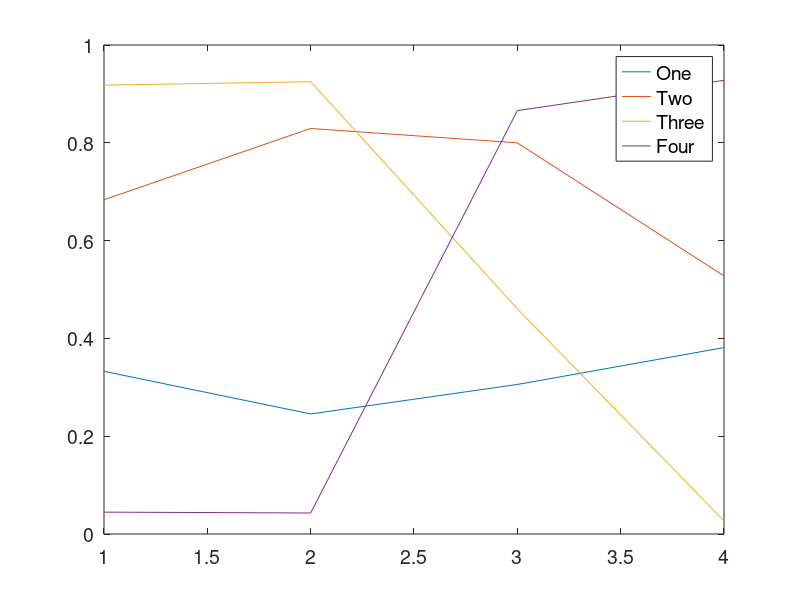

This figure's MATLAB source: (Note: this script raises an error after producing the figure.)
%delete figrues between runs

figs2keep = [ ];


all_figs = findobj(0, 'type', 'figure');
delete(setdiff(all_figs, figs2keep));

%set default formatting
set(0,'defaultAxesFontSize', 14)

plot(rand(4))
h_legend=legend('One','Two','Three','Four');
set(h_legend,'FontSize',14);

%graph production for all 18 positions


for jj=1:3
    for ii=1:6

%strings for 18 combinations
modalstring=sprintf('MODAL_MX%dSX%d_1to250_X_row1freq_row2amp.mat',ii,jj);
modalvarstring=sprintf('MODALVARDAMP_MX%dSX%d_1to250_X_row1freq_row2amp.mat',ii,jj);
modalvarnodirstring=sprintf('MODALVARDAMPNODIR_MX%dSX%d_1to250_X_row1freq_row2amp.mat',ii,jj);
modalvarwallsstring=sprintf('MODALVARWALLS_MX%dSX%d_1to250_X_row1freq_row2amp.mat',ii,jj);

FDTDstring=sprintf('FDTDMX%dSX%d_1to250_freq1ZfftR.mat',ii,jj);
FDTDvarstring=sprintf('FDTDVARDAMPMX%dSX%d_1to250_freq1ZfftR.mat',ii,jj);
FDTDhighstring=sprintf('FDTDVARHIGHMX%dSX%d_1to250_freq1ZfftR.mat',ii,jj);
FDTDhigh40string=sprintf('FDTDVARHIGH40MX%dSX%d_1to250_freq1ZfftR.mat',ii,jj);
FDTDvarcornerstring=sprintf('FDTDVARCORNERMX%dSX%d_1to250_freq1ZfftR.mat',ii,jj);

Actualstring=sprintf('S%dM%dfrq.csv',jj,ii);

%title for graphs
Titlestring=sprintf('Microphone position %d speaker position %d',ii,jj);

%upload actual data
Y = csvread(Actualstring);

%create vector of all integer freq values for actual data
Yinteger=zeros(2,200);

for i=1:200
val = i; %value to find
tmp = abs(Y(:,1)-val);
[idx idx] = min(tmp); %index of closest value
Yinteger(1,i)=i;
Yinteger(2,i) = Y(idx,2);
end

%label figures
hFig = figure(((jj-1)*6)+ii);
set(hFig, 'Position', [100 100 1200 600])

figure(((jj-1)*6)+ii)

%set axes
xlim manual
ylim manual
hold on
xlim ([12.5,200])
ylim ([0,50])

%plot actual
plot(Y(:,1),Y(:,2),'r')

%load(modalstring);
%plot(X(1,:),(X(2,:)-55))
% Noct = 12;
% Xsmooth = smooth_spectrum((X(2,:)-55),X(1,:),Noct);
% plot(X(1,:),Xsmooth,'y')

%plot modal data
load(modalvarstring);
Noct = 12;
Xsmooth = smooth_spectrum((X(2,:)-55),X(1,:),Noct);
plot(X(1,:),Xsmooth,'g')
% plot(X(1,:)/1.05,(X(2,:)-55))
%plot(X(1,:)/1.0,(X(2,:)-55))
MODAL200=X(:,(1:200));

%find peaks of modal data and compare to modal
ACTUALNORM=norm(Yinteger(2,40:140));
MODALNORM=norm(MODAL200(2,40:140));
ACTUALAV=mean(Yinteger(2,40:140));
MODALAV=mean(MODAL200(2,40:140));

[pks,locs] = findpeaks(Xsmooth(40:140),X(1,40:140));
locsround=round(locs);

max=length(locs);
Ypeaksm=zeros(2,max);
for n=1:max;
Ypeaksm(1,n)=Yinteger(1,locsround(n));
Ypeaksm(2,n)=Yinteger(2, locsround(n));
end
ANVEC=zeros(1,max);
MOVEC=zeros(1,max);
ANVECAV=zeros(1,max);
MOVECAV=zeros(1,max);
for m=1:max
ANVEC(1,m)=ACTUALNORM;
MOVEC(1,m)=MODALNORM;
ANVECAV(1,m)=ACTUALAV;
MOVECAV(1,m)=MODALAV;
end

%quality value for comparison evaluated at peaks of modal(turned out to not
%reflect matching of peaks)
Q1=norm(((Ypeaksm(2,:)-ANVECAV)/ACTUALAV)-((pks-MOVECAV)/MODALAV));

%This is the comparison of all points (also unhelpful)
%Q1=norm((Ypeaksm(2,:)-ANVEC)-(pks-MOVEC));


% load(modalvarwallsstring);
% Noct = 12;
% Xsmooth = smooth_spectrum((X(2,:)-55),X(1,:),Noct);
% plot(X(1,:),Xsmooth,'y')

%load(modalvarnodirstring);
% Noct = 12;
% Xsmooth = smooth_spectrum((X(2,:)-55),X(1,:),Noct);
% plot(X(1,:),Xsmooth)

%plot(X(1,:)/1.05,(X(2,:)-55))

% load(FDTDstring);
% plot(freq1,(R+17.5),'y')
%plot(freq1,(Zfft+17.5))



%load and plot FDTD
load(FDTDvarstring);
plot(freq1,(R+17.5),'b')

%find peaks of FDTD
FDTD200=zeros(2,200);
FDTD15=zeros(2,200);
for k=1:200
FDTD200(1,k)=k;
FDTD200(2,k)=R(5*k); 
FDTD15(1,k)=k*1.1;
FDTD15(2,k)=R(5*k); 

end

ACTUALNORM=norm(Yinteger(2,40:140));
FDTDNORM=norm(FDTD200(2,40:140));
ACTUALAV=mean(Yinteger(2,40:140));
FDTDAV=mean(FDTD200(2,40:140));

[pks,locs] = findpeaks(FDTD200(2,40:140),FDTD200(1,40:140));
locsround=round(locs);

max=length(locs);
Ypeaksf=zeros(2,max);
for n=1:max;
Ypeaksf(1,n)=Y(locsround(n),1);
Ypeaksf(2,n)=Y(locsround(n),2);
end
ANVEC=zeros(1,max);
FDVEC=zeros(1,max);
ANVECAV=zeros(1,max);
FDVECAV=zeros(1,max);
for m=1:max
ANVEC(1,m)=ACTUALNORM;
FDVEC(1,m)=FDTDNORM;
ANVECAV(1,m)=ACTUALAV;
FDVECAV(1,m)=FDTDAV;
end

%Quality number comparing differences at peaks of FDTD and actual (not
%helpful)
Q2=norm(((Ypeaksf(2,:)-ANVECAV)./ACTUALAV)-((pks-FDVECAV)./FDTDAV));

%Quality number comparing actual and FDTD at all points
%Q2=norm((Ypeaksf(2,:)-ANVEC)-(pks-FDVEC));

%comparing the FDTD model with freq multiplied by 15 (decided in the end
%not any better
FDTDNORM=norm(FDTD200(2,40:140));
FDTD15NORM=norm(FDTD15(2,40:140));
ACTUALAV=mean(Yinteger(2,40:140));
FDTD15AV=mean(FDTD15(2,40:140));

[pks,locs] = findpeaks(FDTD15(2,40:140),FDTD15(1,40:140));
locsround=round(locs);

max=length(locs);
Ypeaksf15=zeros(2,max);
for n=1:max;
Ypeaksf15(1,n)=Y((locsround(n)),1);
Ypeaksf15(2,n)=Y((locsround(n)),2);
end
ANVEC=zeros(1,max);
FD15VEC=zeros(1,max);
ANVECAV=zeros(1,max);
FD15VECAV=zeros(1,max);
for m=1:max
ANVEC(1,m)=ACTUALNORM;
FD15VEC(1,m)=FDTD15NORM;
ANVECAV(1,m)=ACTUALAV;
FD15VECAV(1,m)=FDTD15AV;
end

Q3=norm(((Ypeaksf15(2,:)-ANVECAV)./ACTUALAV)-((pks-FD15VECAV)./FDTD15AV));

%Q3=norm((Ypeaksf15(2,:)-ANVEC)-(pks-FD15VEC));

%load(FDTDvarcornerstring);


%plot(1*freq1,(R+17.5),'b')


% load(FDTDhighstring);
% plot(freq1,(R+32.5))

% Noct=12;
% Zfftsmooth = smooth_spectrum((Zfft+17.5),freq1,Noct);
% % plot(X(1,:)/1.07,Xsmooth)
% plot(freq1,(Zfftsmooth+17.5))

% load(FDTDhigh40string);
% plot(freq1,(R+32.5))


% The following code changes the minor grid 
% spacing by adjusting the tick spacing:


% Q1=norm((Yinteger(2,20:200)-ANVEC(20:200))-(MODAL200(2,20:200)-MOVEC(20:200)));
% Q2=norm((Yinteger(2,20:200)-ANVEC(20:200))-(FDTD200(2,20:200)-FDVEC(20:200)));
% Q3=norm((Yinteger(2,20:200)-ANVEC(20:200))-(FDTD15(2,20:200)-FD15VEC(20:200)));
% Q4=norm((MODAL200(2,20:200)-MOVEC(20:200))-(FDTD200(2,20:200)-FDVEC(20:200)));
% Q5=norm((MODAL200(2,20:200)-MOVEC(20:200))-(FDTD15(2,20:200)-FD15VEC(20:200)));

Qstring=sprintf('Q1=%d Q2=%d Q3=%d',Q1,Q2,Q3);

ALLQ=zeros(18,3);
ALLQ((((jj-1)*6)+i),1)=Q1;
ALLQ((((jj-1)*6)+i),2)=Q2;
ALLQ((((jj-1)*6)+i),3)=Q3;

grid on
grid minor
set(gca,'xtick',[0:10:200])
set(gca,'ytick',[0:10:100])
xlabel('frequency, Hz')
ylabel('dB relative to arbitary reference')
title(Titlestring)
%title(Qstring)
legend('Actual measurement','Modal summation method','FDTD','Location','southwest')
%legend('Actual measurement','FDTD','Location','southwest')


hold off 

    end
end
%Show all quality numbers
ALLQ